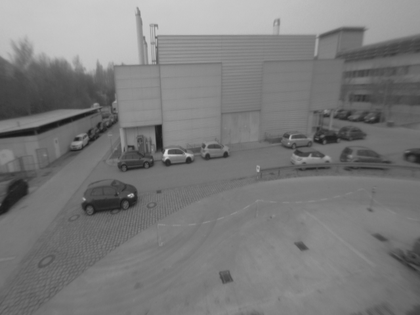
%> input picture ex05/ex05/img1.png, 420 x 315 px, shrunk from 640 x 480 before the run
$ octave main.m   (GNU Octave 9; MATLAB toolbox functions it lacks are replaced by stand-ins)
%> lines starting %> are read from the running program, lines starting %| are printed output that depends on the picture
### exs_all/ex04/ex04/imreadbw.m
function I = imreadbw(file)
%> called with file = 'img1.png'
I=im2double(imread(file)) ;
%> I: size 315x420 double; min 0.0902, max 0.855, mean 0.481

if(size(I,3) > 1)
  I = rgb2gray( I );
end


### ex05/ex05/getM.m
function [M11, M12, M22] = getM(I, sigma)
%> called with sigma = 1
differ = [1,0,-1];

sobely = differ' * ones(1,3);
sobelx = sobely';

Ix = conv2(I, sobelx, 'same');
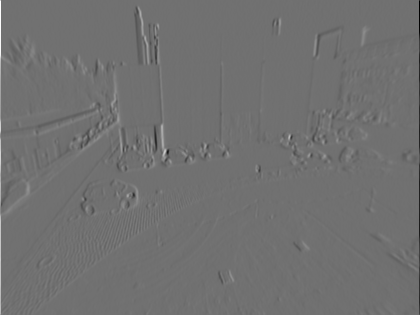
%> Ix: size 315x420 double; min -1.84, max 2.31, mean -0.000399; drawn with min black and max white
Iy = conv2(I, sobely, 'same');
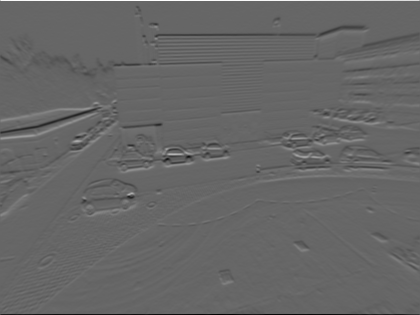
%> Iy: size 315x420 double; min -1.63, max 2.41, mean -0.00286; drawn with min black and max white

k = 4*sigma+1;

Gaus_kernel = zeros(k,k);
for i = 1:2*k+1
    for j = 1:2*k+1
    Gaus_kernel(i,j) = exp(-((i+j)^2)/(2*sigma));
    end
end
Gaus_sum = sum(sum(Gaus_kernel));
Gaus_kernel = Gaus_kernel/Gaus_sum;

M11 = conv2(Ix.*Ix, Gaus_kernel, 'same');
M22 = conv2(Iy.*Iy, Gaus_kernel, 'same');
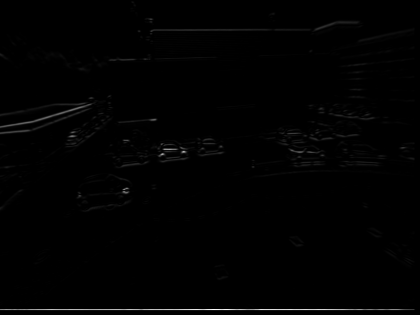
%> M22: size 315x420 double; min 9.37e-32, max 2.45, mean 0.0176; drawn with min black and max white
M12 = conv2(Iy.*Ix, Gaus_kernel, 'same');
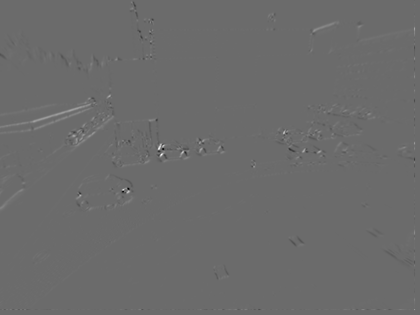
%> M12: size 315x420 double; min -0.557, max 0.763, mean 0.00102; drawn with min black and max white

end

### ex05/ex05/getHarrisCorners.m
function [score, points] = getHarrisCorners(I, sigma, kappa, theta)
[M11, M12, M22] = getM(I, sigma);

% TODO: compute score using det and trace
score = M11.*M22 - M12.*M12 - kappa * (M11 + M22).^2;
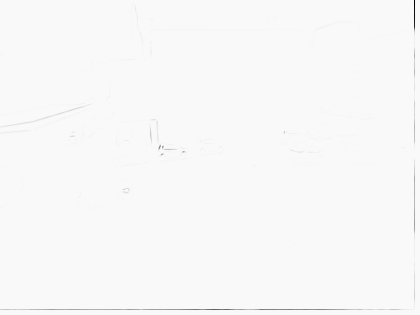
%> score: size 315x420 double; min -0.482, max 0.0114, mean -0.000958; drawn with min black and max white

% TODO: display score
figure,
imagesc(sign(score));
colormap gray;
% TODO: find corners (variable points)
[row,colum] = find((score - theta)>0);
%> row = 3327 values from 3 to 310; colum = 3327 values from 1 to 415
points = [colum, row];

end

### ex05/ex05/drawPts.m
function [  ] = drawPts( img, pts )

hold off
imagesc(img);
colormap gray
hold on
plot(pts(:,1), pts(:,2), 'yo','LineWidth',1)
axis equal
end

### ex05/ex05/main.m
clear all;
close all;

I = imreadbw('img1.png');

[score, points] = getHarrisCorners(I, 1, 0.05, 10e-7);
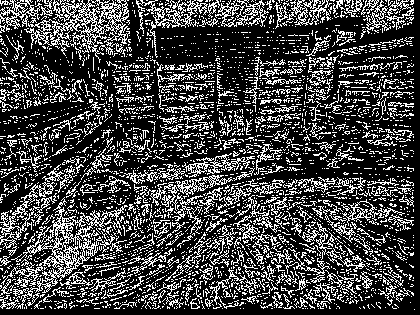
%> displayed picture: size 315x420x3, on the screen's scale of 0 to 255; 26.8% white in thin lines or dots
figure,
drawPts(I, points);
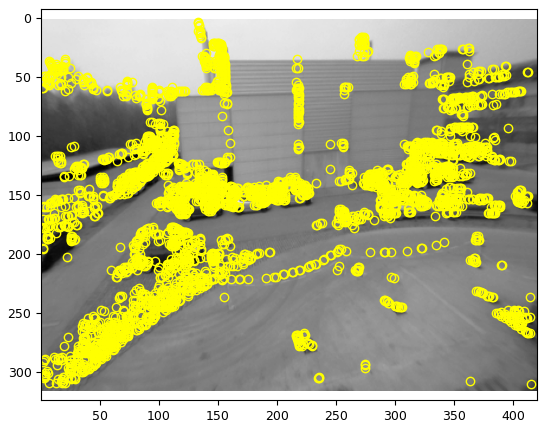
%> figure redrawn from the program's plot data

$ run again, with ex05/ex05/small.png copied over ex05/ex05/img1.png
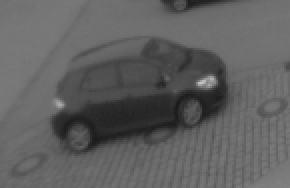
%> input picture ex05/ex05/small.png, 145 x 94 px (shown 2 times larger)
%> row = 641 values from 1 to 89; colum = 641 values from 2 to 140
%> in getHarrisCorners, `points = [colum, row];`: points = 641 rows, first 12: [2 86; 3 80; 4 78; 6 80; 9 82; 13 76; 16 74; 18 74; 23 51; 24 47; 25 47; 25 48]
%> `[score, points] = getHarrisCorners(I, 1, 0.05, 10e-7);`:
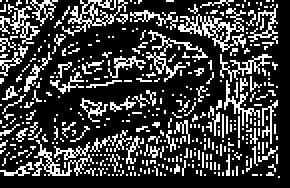
%> displayed picture: size 94x145x3, on the screen's scale of 0 to 255 (shown 2 times larger); 24.3% white in thin lines or dots
%> `drawPts(I, points);`:
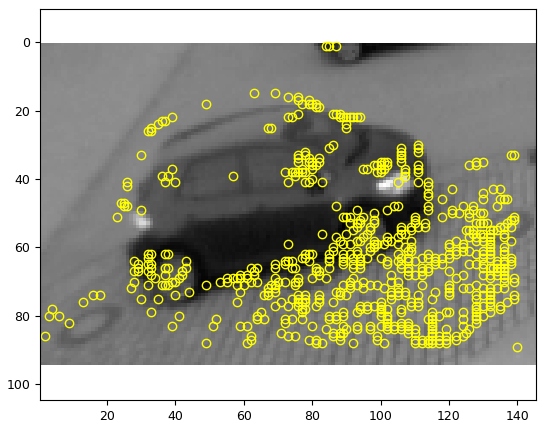
%> figure redrawn from the program's plot data
